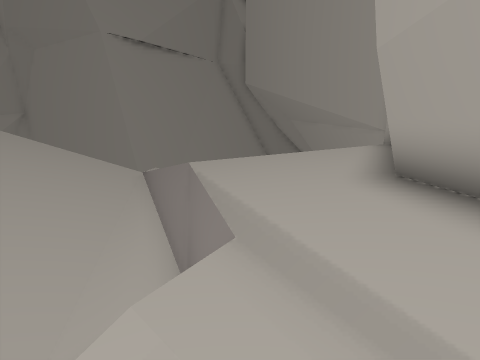
View 1 (above)

18 first-person views from a walk through a 3-D level made in the Unity game engine. The camera is 1.2 m above the floor, tilts 6° down and sees 70° across. The floor is counted in squares, 1 m on a side. Each view is taken from the middle of a square. On the plan, view 1 faces up. The plan holds only what a view shows up to about 14 squares ahead; the rest is blank. The place goes on beyond the plan. The player is left out.

View 2
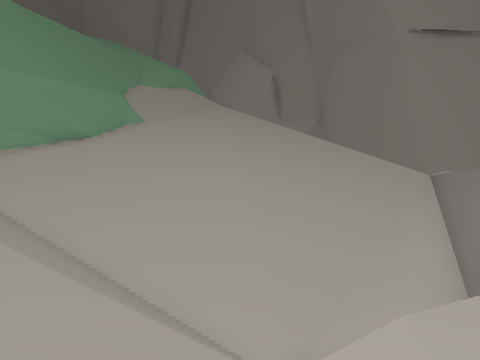

View 3
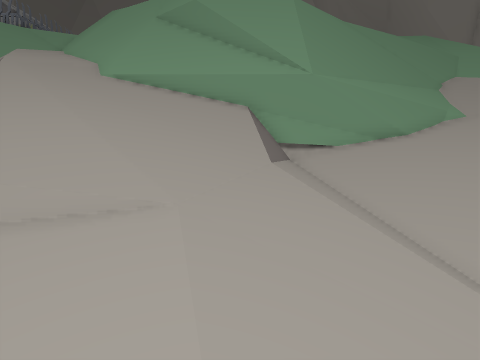

View 4
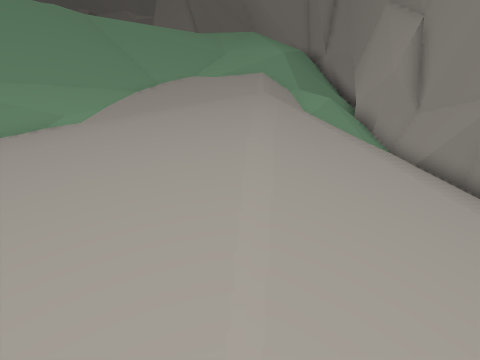

View 5
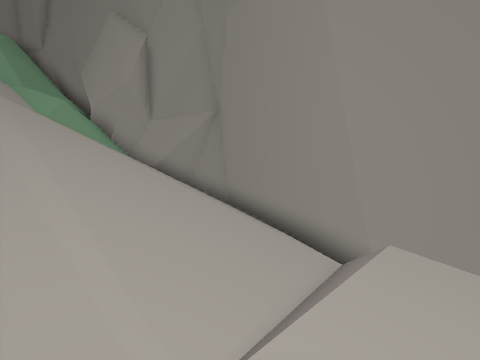

View 6
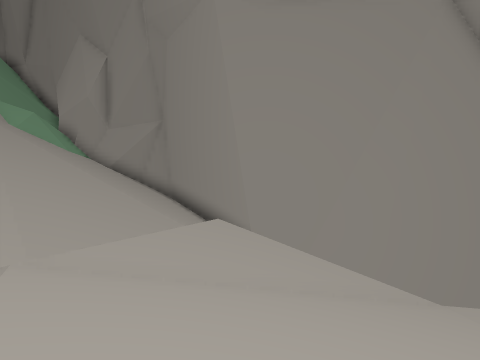

View 7
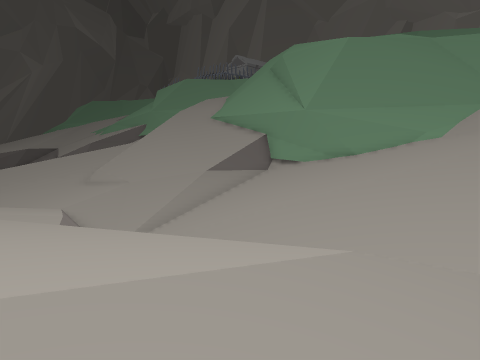

View 8
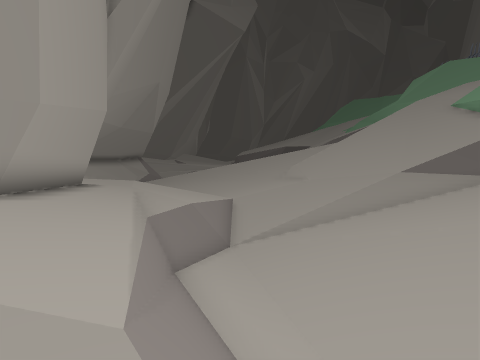

View 9
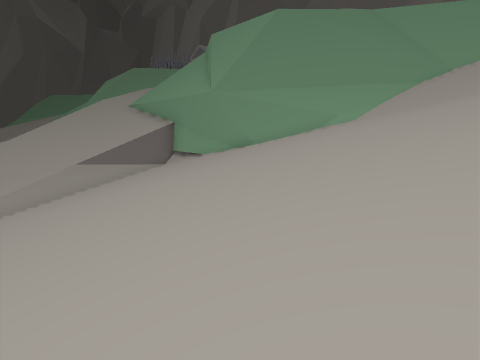

View 10
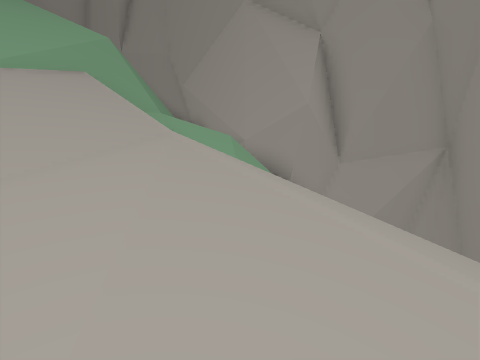

View 11
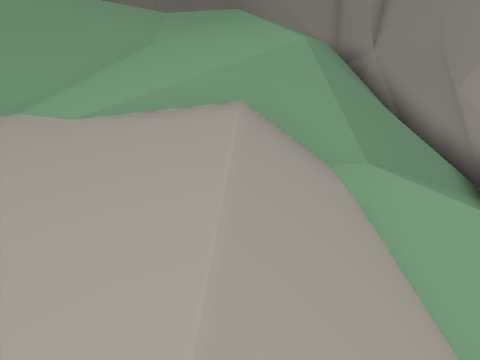

View 12
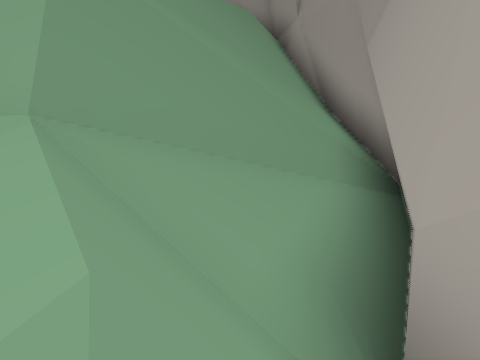

View 13
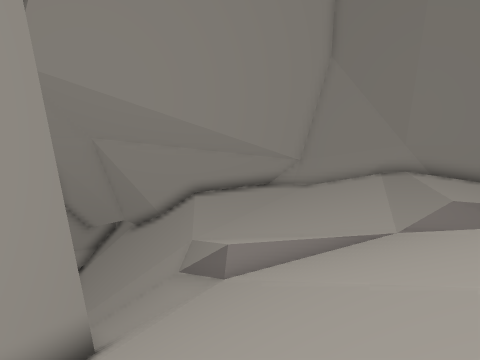

View 14
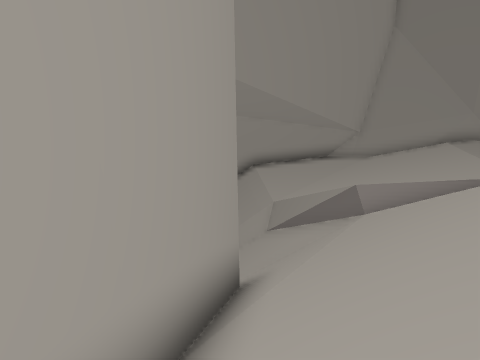

View 15
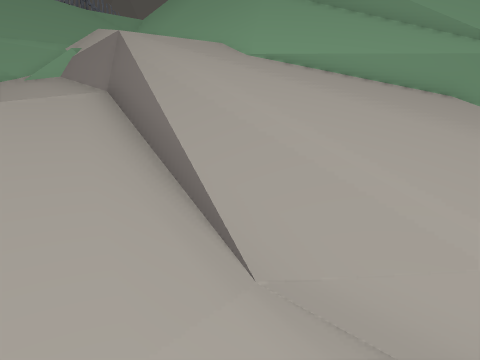

View 16
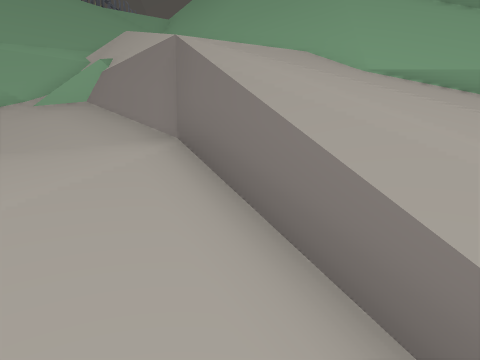

View 17
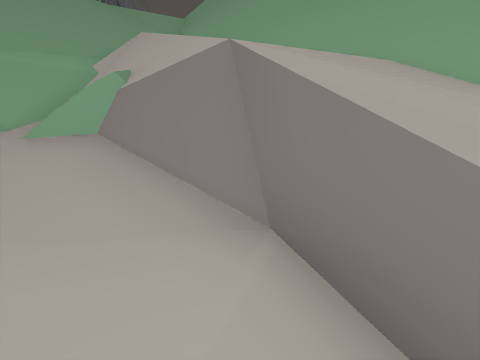

View 18
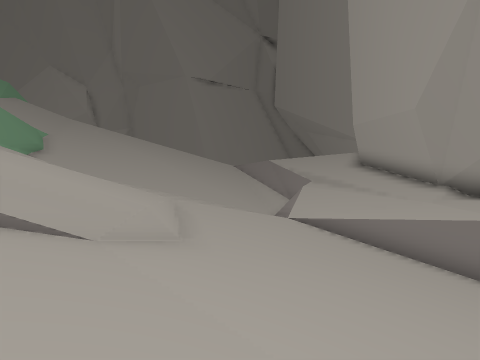

### Floor plan
Key: @ floor where view 1 was taken; # wall or solid block; . main floor; : floor 0.5 m higher than the main floor; - floor 0.5 m lower than the main floor; + floor 0.75 m higher than the main floor; _ floor 0.75 m lower than the main floor; < floor 1.25 m lower than the main floor; * floor 1.5 m higher than the main floor; % floor 2 m higher than the main floor; & floor 6.5 m higher than the main floor; / step, stairs or slope; = window, fence, low wall or low ledge; ^ raised ledge; v drop or lower ground.
Columns run from 24 left of view 1 to 2 right of it. Each row starts with its distance up from view 1.
 23                        ##
 22                       ##//
 21                     ###///
 20           ######## ##//////
 19 ####     ##// ///###///////
 18 #^^^#######////////////==//
 17  #^^=####////////////==____
 16   #^^#///////////////.-____
 15    vv##//////////////.-----
 14    &/==//////////////......
 13   ////v//////////////......
 12   ///////////////////..::::
 11   ////////////////////::+++
 10   ^//////////////////./++++
  9    //////////////////./++++
  8     ^//////////////////=+++
  7       //==////////////-=+++
  6         #=////////////_=+++
  5         ###/=/////////_v/+#
  4          ##/v=////////_==:#
  3           ###=////////_=.:#
  2             #=//////_//=./#
  1             #=/////////=..#
  0           #####==//////#@..
 -1           #/#//////////....
 -2          ##/#///////...-#..
 -3          #//v///////..--_=#
 -4          ///#/////// .--__<
 -5          ///////////#.--__
 -6         //////////#///.-_
 -7        /////////##////.-_
 -8       ////////##///////
 -9     ///// //###///
-10   /////  //##/%%*    /
-11   ///   ///#//%
-12   ////////////
-13   /////////
-14     ///////

Positions as (right, up) in squares from view 1, and headings:
1: (0, 0), facing up
2: (0, 0), facing up-left
3: (0, -1), facing left
4: (-2, 12), facing left
5: (-2, 11), facing up-left
6: (2, 11), facing up-left
7: (2, 11), facing down-left
8: (-2, 11), facing down
9: (-3, 12), facing down-left
10: (-10, 10), facing up-left
11: (-13, 13), facing left
12: (-15, 16), facing left
13: (-12, 16), facing right
14: (-12, 19), facing right
15: (-3, -6), facing left
16: (-6, -8), facing left
17: (-8, -9), facing left
18: (-3, -10), facing up
